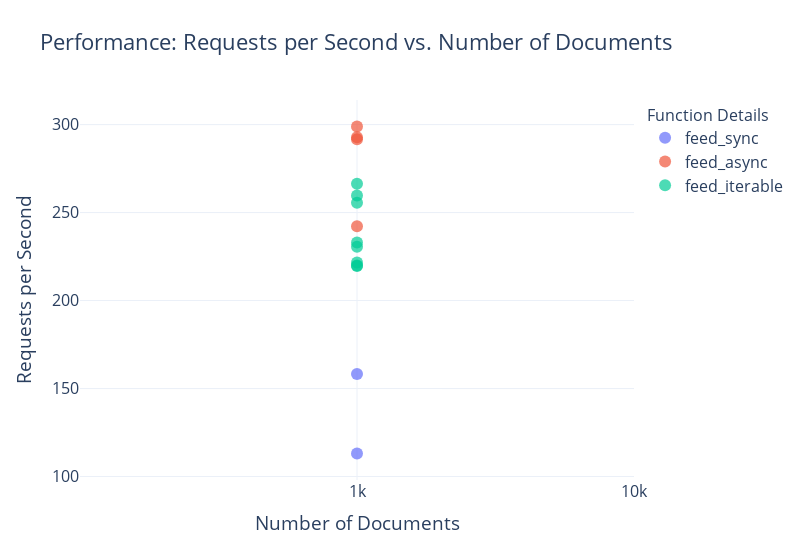

The notebook cell saved with this chart:
### Code cell
import plotly.express as px


def plot_performance(df: pd.DataFrame):
    # Create a scatter plot with logarithmic scale for both axes using Plotly Express
    fig = px.scatter(
        df,
        x="num_docs",
        y="requests_per_second",
        color="function_name",  # Defines color based on different functions
        log_x=True,  # Set x-axis to logarithmic scale
        log_y=False,  # If you also want the y-axis in logarithmic scale, set this to True
        title="Performance: Requests per Second vs. Number of Documents",
        labels={  # Customizing axis labels
            "num_docs": "Number of Documents",
            "requests_per_second": "Requests per Second",
            "max_workers": "max_workers",
            "max_queue_size": "max_queue_size",
            "max_connections": "max_connections",
            "num_concurrent_requests": "num_concurrent_requests",
        },
        template="plotly_white",  # This sets the style to a white background, adhering to Tufte's minimalist principles
        hover_data=[
            "max_workers",
            "max_queue_size",
            "max_connections",
            "num_concurrent_requests",
        ],  # Additional information to show on hover
    )

    # Update layout for better readability, similar to 'talk' context in Seaborn
    fig.update_layout(
        font=dict(
            size=16,  # Adjusting font size for better visibility, similar to 'talk' context
        ),
        legend_title_text="Function Details",  # Custom legend title
        legend=dict(
            title_font_size=16,
            x=800,  # Adjusting legend position similar to bbox_to_anchor in Matplotlib
            xanchor="auto",
            y=1,
            yanchor="auto",
        ),
        width=800,  # Adjusting width of the plot
    )
    fig.update_xaxes(
        tickvals=[1000, 10000, 100000],  # Set specific tick values
        ticktext=["1k", "10k", "100k"],  # Set corresponding tick labels
    )

    fig.update_traces(
        marker=dict(size=12, opacity=0.7)
    )  # Adjust marker size and opacity
    # Show plot
    fig.show()
    # Save plot as HTML file
    fig.write_html("performance.html")


plot_performance(df)

### Figure 1 — Plotly figure (JSON) as saved in the notebook; plotly's stock layout.template omitted (floating-point values rounded to 4 significant figures)
{"data": [{"customdata": [[null, null, 16, null], [null, null, 64, null]], "hovertemplate": "function_name=feed_sync<br>Number of Documents=%{x}<br>Requests per Second=%{y}<br>max_workers=%{customdata[0]}<br>max_queue_size=%{customdata[1]}<br>max_connections=%{customdata[2]}<br>num_concurrent_requests=%{customdata[3]}<extra></extra>", "legendgroup": "feed_sync", "marker": {"color": "#636efa", "opacity": 0.7, "size": 12, "symbol": "circle"}, "mode": "markers", "name": "feed_sync", "orientation": "v", "showlegend": true, "type": "scatter", "x": [1000, 1000], "xaxis": "x", "y": [113.1, 158.3], "yaxis": "y"}, {"customdata": [[null, null, 16, 1000], [null, null, 16, 10000], [null, null, 64, 1000], [null, null, 64, 10000]], "hovertemplate": "function_name=feed_async<br>Number of Documents=%{x}<br>Requests per Second=%{y}<br>max_workers=%{customdata[0]}<br>max_queue_size=%{customdata[1]}<br>max_connections=%{customdata[2]}<br>num_concurrent_requests=%{customdata[3]}<extra></extra>", "legendgroup": "feed_async", "marker": {"color": "#EF553B", "opacity": 0.7, "size": 12, "symbol": "circle"}, "mode": "markers", "name": "feed_async", "orientation": "v", "showlegend": true, "type": "scatter", "x": [1000, 1000, 1000, 1000], "xaxis": "x", "y": [291.7, 292.8, 242.2, 298.9], "yaxis": "y"}, {"customdata": [[16, 1000, 64, null], [16, 10000, 64, null], [64, 1000, 64, null], [64, 10000, 64, null], [16, 1000, 128, null], [16, 10000, 128, null], [64, 1000, 128, null], [64, 10000, 128, null]], "hovertemplate": "function_name=feed_iterable<br>Number of Documents=%{x}<br>Requests per Second=%{y}<br>max_workers=%{customdata[0]}<br>max_queue_size=%{customdata[1]}<br>max_connections=%{customdata[2]}<br>num_concurrent_requests=%{customdata[3]}<extra></extra>", "legendgroup": "feed_iterable", "marker": {"color": "#00cc96", "opacity": 0.7, "size": 12, "symbol": "circle"}, "mode": "markers", "name": "feed_iterable", "orientation": "v", "showlegend": true, "type": "scatter", "x": [1000, 1000, 1000, 1000, 1000, 1000, 1000, 1000], "xaxis": "x", "y": [232.9, 230.6, 219.6, 219.9, 221.7, 255.5, 266.3, 259.7], "yaxis": "y"}], "layout": {"font": {"size": 16}, "legend": {"title": {"font": {"size": 16}, "text": "Function Details"}, "tracegroupgap": 0, "x": 800, "xanchor": "auto", "y": 1, "yanchor": "auto"}, "title": {"text": "Performance: Requests per Second vs. Number of Documents"}, "width": 800, "xaxis": {"anchor": "y", "domain": [0, 1], "ticktext": ["1k", "10k", "100k"], "tickvals": [1000, 10000, 100000], "title": {"text": "Number of Documents"}, "type": "log"}, "yaxis": {"anchor": "x", "domain": [0, 1], "title": {"text": "Requests per Second"}}}}
